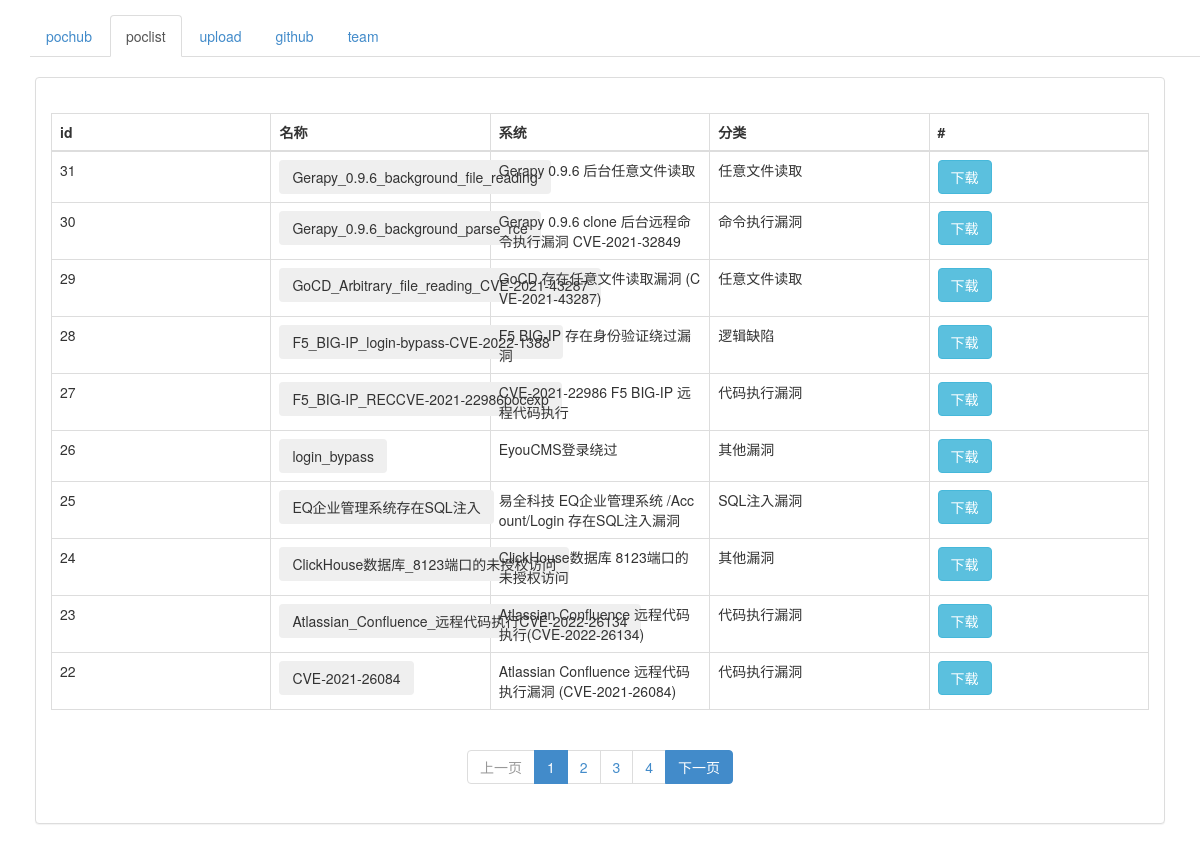
The app's page /poclist with its own data.
### models.py (models this page shows)
class Pocs(db.Model):
    __tablename__ = 'pocs'
    id = db.Column(db.Integer, primary_key=True, autoincrement=True)
    name=db.Column(db.String(256), nullable=False)
    filename=db.Column(db.Text, nullable=False)
    system=db.Column(db.String(256), nullable=False,default="其他")
    category=db.Column(db.String(256), nullable=False,default="其他")
    detail=db.Column(db.Text, nullable=False)
    date = db.Column(db.DateTime, default=datetime.now)

### index.py (the view)
@app.route('/poclist',methods=['GET'])
@app.route('/poclist/<int:page>',methods=['GET'])
def poclist(page=1,msg=None):
    paginate = Pocs.query.order_by(Pocs.id.desc()).paginate(page=page, per_page=10, error_out=False)
    pocs = paginate.items
    return render_template('poclist.html', pagination=paginate, pocs=pocs,poclist_active=True)

### templates/poclist.html (shortened to what this page needs)
{% extends 'base.html' %}
{% block css %}
<link rel="stylesheet" href="{{url_for('static',filename='css/dataTables.bootstrap.css')}}">
<link rel="stylesheet" href="{{url_for('static',filename='css/TableTools.css')}}">
<link rel="stylesheet" href="{{url_for('static',filename='css/jquery.fileupload.css')}}">
<link rel="stylesheet" href="{{url_for('static',filename='css/jquery.fileupload-ui.css')}}">
<link rel="stylesheet" href="{{url_for('static',filename='css/poclist.css')}}">
{% endblock %}
{% block content %}
<div class="row" style="margin:20px;">
			  <div class="col-md-12">
				  	<div class="panel panel-default">
					  <div class="panel-body" style="min-height:400px">
						  <br>
					  		<table cellpadding="0" cellspacing="0" border="0"
					  		class="table table-bordered" style="table-layout:fixed;word-break:break-all;">
									<thead>
									<tr>
										<th>id</th>
										<th>名称</th>
										<th>系统</th>
										<th>分类</th>
										<th>#</th>
									</tr>
								</thead>
								<tbody>
									{% for poc in pocs %}
									<tr >
										<td><input name="pocid" type="hidden" class="" value="{{poc.id}}">{{poc.id}}</td>
										<td><button class="btn" data-target="#showpoc" data-toggle="modal" data-id="{{poc.id}}">{{poc.name}}</button></td>
										<td>{{poc.system}}</td>
										<td>{{poc.category}}</td>
										<td><a href="{{url_for('download',id=poc.id)}}"><button class="btn btn-info" >下载</button></a></td>
									</tr>
								{% endfor %}
								</tbody>
								</table>
						  <div style="text-align:center">
								{% import 'pages.html' as pg %}
								{{ pg.my_paginate(pagination,'poclist') }}
							</div>
					  </div>
				  	</div>
			  </div>
            </div>
{% endblock %}

### records on screen
Pocs: id "31", name "Gerapy_0.9.6_background_file_reading", system "Gerapy 0.9.6 后台任意文件读取", category "任意文件读取"
Pocs: id "30", name "Gerapy_0.9.6_background_parse_rce", system "Gerapy 0.9.6 clone 后台远程命令执行漏洞 CVE-2021-32849", category "命令执行漏洞"
Pocs: id "29", name "GoCD_Arbitrary_file_reading_CVE-2021-43287", system "GoCD 存在任意文件读取漏洞 (CVE-2021-43287)", category "任意文件读取"
Pocs: id "28", name "F5_BIG-IP_login-bypass-CVE-2022-1388", system "F5 BIG-IP 存在身份验证绕过漏洞", category "逻辑缺陷"
Pocs: id "27", name "F5_BIG-IP_RECCVE-2021-22986pocexp", system "CVE-2021-22986 F5 BIG-IP 远程代码执行", category "代码执行漏洞"
Pocs: id "26", name "login_bypass", system "EyouCMS登录绕过", category "其他漏洞"
Pocs: id "25", name "EQ企业管理系统存在SQL注入", system "易全科技 EQ企业管理系统 /Account/Login 存在SQL注入漏洞", category "SQL注入漏洞"
Pocs: id "24", name "ClickHouse数据库_8123端口的未授权访问", system "ClickHouse数据库 8123端口的未授权访问", category "其他漏洞"
Pocs: id "23", name "Atlassian_Confluence_远程代码执行CVE-2022-26134", system "Atlassian Confluence 远程代码执行(CVE-2022-26134)", category "代码执行漏洞"
Pocs: id "22", name "CVE-2021-26084", system "Atlassian Confluence 远程代码执行漏洞 (CVE-2021-26084)", category "代码执行漏洞"

### other values on screen
{{ page }} "1" "2" "3" "4"
